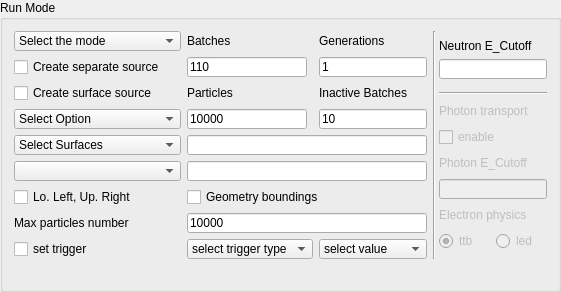
        <widget class="QGroupBox" name="Run_Mode_GB">
         <property name="sizePolicy">
          <sizepolicy hsizetype="Preferred" vsizetype="Preferred">
           <horstretch>0</horstretch>
           <verstretch>0</verstretch>
          </sizepolicy>
         </property>
         <property name="minimumSize">
          <size>
           <width>0</width>
           <height>0</height>
          </size>
         </property>
         <property name="maximumSize">
          <size>
           <width>620</width>
           <height>11111111</height>
          </size>
         </property>
         <property name="title">
          <string>Run Mode</string>
         </property>
         <layout class="QGridLayout" name="gridLayout_9">
          <item row="0" column="0" rowspan="5">
           <layout class="QGridLayout" name="gridLayout">
            <item row="2" column="0">
             <widget class="QCheckBox" name="Create_Surface_SRC_CB">
              <property name="text">
               <string>Create surface source</string>
              </property>
             </widget>
            </item>
            <item row="10" column="0">
             <widget class="QLabel" name="label_11">
              <property name="text">
               <string>Max particles number</string>
              </property>
             </widget>
            </item>
            <item row="3" column="0">
             <widget class="QComboBox" name="Volume_Calc_CB">
              <property name="minimumSize">
               <size>
                <width>0</width>
                <height>20</height>
               </size>
              </property>
              <property name="maximumSize">
               <size>
                <width>16777215</width>
                <height>20</height>
               </size>
              </property>
              <item>
               <property name="text">
                <string>Select Option</string>
               </property>
              </item>
              <item>
               <property name="text">
                <string>Vol_Calc: Specific cells</string>
               </property>
              </item>
              <item>
               <property name="text">
                <string>Vol_Calc: Geometry cells</string>
               </property>
              </item>
              <item>
               <property name="text">
                <string>Vol_Calc: Materials</string>
               </property>
              </item>
              <item>
               <property name="text">
                <string>Vol_Calc: Universes</string>
               </property>
              </item>
             </widget>
            </item>
            <item row="0" column="0">
             <widget class="QComboBox" name="Run_Mode_CB">
              <property name="sizePolicy">
               <sizepolicy hsizetype="Preferred" vsizetype="Preferred">
                <horstretch>0</horstretch>
                <verstretch>0</verstretch>
               </sizepolicy>
              </property>
              <property name="minimumSize">
               <size>
                <width>0</width>
                <height>20</height>
               </size>
              </property>
              <property name="maximumSize">
               <size>
                <width>16777215</width>
                <height>20</height>
               </size>
              </property>
              <item>
               <property name="text">
                <string>Select the mode</string>
               </property>
              </item>
              <item>
               <property name="text">
                <string>Eigenvalue mode</string>
               </property>
              </item>
              <item>
               <property name="text">
                <string>Fixed Source mode</string>
               </property>
              </item>
              <item>
               <property name="text">
                <string>Volume Caluclation</string>
               </property>
              </item>
             </widget>
            </item>
            <item row="5" column="2" colspan="2">
             <widget class="QLineEdit" name="LineEdit_4">
              <property name="sizePolicy">
               <sizepolicy hsizetype="Preferred" vsizetype="Fixed">
                <horstretch>0</horstretch>
                <verstretch>0</verstretch>
               </sizepolicy>
              </property>
              <property name="minimumSize">
               <size>
                <width>0</width>
                <height>20</height>
               </size>
              </property>
              <property name="maximumSize">
               <size>
                <width>16777215</width>
                <height>20</height>
               </size>
              </property>
             </widget>
            </item>
            <item row="0" column="3">
             <widget class="QLabel" name="Label_5">
              <property name="sizePolicy">
               <sizepolicy hsizetype="Preferred" vsizetype="Preferred">
                <horstretch>0</horstretch>
                <verstretch>0</verstretch>
               </sizepolicy>
              </property>
              <property name="minimumSize">
               <size>
                <width>0</width>
                <height>20</height>
               </size>
              </property>
              <property name="maximumSize">
               <size>
                <width>110000</width>
                <height>20</height>
               </size>
              </property>
              <property name="text">
               <string>Generations</string>
              </property>
             </widget>
            </item>
            <item row="1" column="2">
             <widget class="QLineEdit" name="LineEdit_1">
              <property name="sizePolicy">
               <sizepolicy hsizetype="Preferred" vsizetype="Preferred">
                <horstretch>0</horstretch>
                <verstretch>0</verstretch>
               </sizepolicy>
              </property>
              <property name="minimumSize">
               <size>
                <width>0</width>
                <height>20</height>
               </size>
              </property>
              <property name="maximumSize">
               <size>
                <width>120</width>
                <height>20</height>
               </size>
              </property>
              <property name="text">
               <string>110</string>
              </property>
             </widget>
            </item>
            <item row="10" column="2" colspan="2">
             <widget class="QLineEdit" name="Particles_Max_LE">
              <property name="sizePolicy">
               <sizepolicy hsizetype="Preferred" vsizetype="Fixed">
                <horstretch>0</horstretch>
                <verstretch>0</verstretch>
               </sizepolicy>
              </property>
              <property name="minimumSize">
               <size>
                <width>0</width>
                <height>20</height>
               </size>
              </property>
              <property name="maximumSize">
               <size>
                <width>16777215</width>
                <height>20</height>
               </size>
              </property>
              <property name="text">
               <string>10000</string>
              </property>
             </widget>
            </item>
            <item row="3" column="2">
             <widget class="QLineEdit" name="Particles_Number_LE">
              <property name="sizePolicy">
               <sizepolicy hsizetype="Preferred" vsizetype="Preferred">
                <horstretch>0</horstretch>
                <verstretch>0</verstretch>
               </sizepolicy>
              </property>
              <property name="minimumSize">
               <size>
                <width>0</width>
                <height>20</height>
               </size>
              </property>
              <property name="maximumSize">
               <size>
                <width>120</width>
                <height>20</height>
               </size>
              </property>
              <property name="layoutDirection">
               <enum>Qt::LeftToRight</enum>
              </property>
              <property name="text">
               <string>10000</string>
              </property>
             </widget>
            </item>
            <item row="2" column="2">
             <widget class="QLabel" name="Label_37">
              <property name="sizePolicy">
               <sizepolicy hsizetype="Preferred" vsizetype="Preferred">
                <horstretch>0</horstretch>
                <verstretch>0</verstretch>
               </sizepolicy>
              </property>
              <property name="minimumSize">
               <size>
                <width>0</width>
                <height>20</height>
               </size>
              </property>
              <property name="maximumSize">
               <size>
                <width>110</width>
                <height>20</height>
               </size>
              </property>
              <property name="text">
               <string>Particles</string>
              </property>
             </widget>
            </item>
            <item row="7" column="0">
             <widget class="QComboBox" name="Cells_CB">
              <property name="sizePolicy">
               <sizepolicy hsizetype="Preferred" vsizetype="Preferred">
                <horstretch>0</horstretch>
                <verstretch>0</verstretch>
               </sizepolicy>
              </property>
              <property name="minimumSize">
               <size>
                <width>0</width>
                <height>20</height>
               </size>
              </property>
              <property name="maximumSize">
               <size>
                <width>16777215</width>
                <height>20</height>
               </size>
              </property>
             </widget>
            </item>
            <item row="1" column="0">
             <widget class="QCheckBox" name="Create_Separate_SRC_CB">
              <property name="text">
               <string>Create separate source</string>
              </property>
             </widget>
            </item>
            <item row="0" column="2">
             <widget class="QLabel" name="Label_1">
              <property name="sizePolicy">
               <sizepolicy hsizetype="Preferred" vsizetype="Preferred">
                <horstretch>0</horstretch>
                <verstretch>0</verstretch>
               </sizepolicy>
              </property>
              <property name="minimumSize">
               <size>
                <width>0</width>
                <height>20</height>
               </size>
              </property>
              <property name="maximumSize">
               <size>
                <width>16777215</width>
                <height>20</height>
               </size>
              </property>
              <property name="text">
               <string>Batches</string>
              </property>
             </widget>
            </item>
            <item row="7" column="2" colspan="2">
             <widget class="QLineEdit" name="LineEdit_3">
              <property name="sizePolicy">
               <sizepolicy hsizetype="Preferred" vsizetype="Preferred">
                <horstretch>0</horstretch>
                <verstretch>0</verstretch>
               </sizepolicy>
              </property>
              <property name="minimumSize">
               <size>
                <width>0</width>
                <height>20</height>
               </size>
              </property>
              <property name="maximumSize">
               <size>
                <width>16777215</width>
                <height>20</height>
               </size>
              </property>
             </widget>
            </item>
            <item row="5" column="0">
             <widget class="QComboBox" name="Source_Surfaces_CB">
              <property name="maximumSize">
               <size>
                <width>16777215</width>
                <height>20</height>
               </size>
              </property>
              <property name="currentText">
               <string>Select Surfaces</string>
              </property>
              <item>
               <property name="text">
                <string>Select Surfaces</string>
               </property>
              </item>
             </widget>
            </item>
            <item row="1" column="3">
             <widget class="QLineEdit" name="LineEdit_5">
              <property name="sizePolicy">
               <sizepolicy hsizetype="Preferred" vsizetype="Preferred">
                <horstretch>0</horstretch>
                <verstretch>0</verstretch>
               </sizepolicy>
              </property>
              <property name="minimumSize">
               <size>
                <width>0</width>
                <height>20</height>
               </size>
              </property>
              <property name="maximumSize">
               <size>
                <width>120</width>
                <height>20</height>
               </size>
              </property>
              <property name="text">
               <string>1</string>
              </property>
             </widget>
            </item>
            <item row="8" column="0">
             <widget class="QCheckBox" name="LL_CheckB">
              <property name="text">
               <string>Lo. Left, Up. Right</string>
              </property>
             </widget>
            </item>
            <item row="3" column="3">
             <widget class="QLineEdit" name="LineEdit_2">
              <property name="sizePolicy">
               <sizepolicy hsizetype="Preferred" vsizetype="Preferred">
                <horstretch>0</horstretch>
                <verstretch>0</verstretch>
               </sizepolicy>
              </property>
              <property name="minimumSize">
               <size>
                <width>0</width>
                <height>20</height>
               </size>
              </property>
              <property name="maximumSize">
               <size>
                <width>120</width>
                <height>20</height>
               </size>
              </property>
              <property name="text">
               <string>10</string>
              </property>
             </widget>
            </item>
            <item row="2" column="3">
             <widget class="QLabel" name="Label_2">
              <property name="sizePolicy">
               <sizepolicy hsizetype="Preferred" vsizetype="Preferred">
                <horstretch>0</horstretch>
                <verstretch>0</verstretch>
               </sizepolicy>
              </property>
              <property name="minimumSize">
               <size>
                <width>0</width>
                <height>20</height>
               </size>
              </property>
              <property name="maximumSize">
               <size>
                <width>122222</width>
                <height>20</height>
               </size>
              </property>
              <property name="text">
               <string>Inactive Batches</string>
              </property>
             </widget>
            </item>
            <item row="8" column="2" colspan="2">
             <widget class="QCheckBox" name="GeomBound_CheckB">
              <property name="text">
               <string>Geometry boundings</string>
              </property>
             </widget>
            </item>
            <item row="11" column="0">
             <widget class="QCheckBox" name="Vol_Trigger_CB">
              <property name="text">
               <string>set trigger</string>
              </property>
             </widget>
            </item>
            <item row="11" column="2">
             <widget class="QComboBox" name="Vol_Trigger_type_CB">
              <property name="sizePolicy">
               <sizepolicy hsizetype="Preferred" vsizetype="Preferred">
                <horstretch>0</horstretch>
                <verstretch>0</verstretch>
               </sizepolicy>
              </property>
              <property name="minimumSize">
               <size>
                <width>0</width>
                <height>20</height>
               </size>
              </property>
              <property name="maximumSize">
               <size>
                <width>16777215</width>
                <height>20</height>
               </size>
              </property>
              <item>
               <property name="text">
                <string>select trigger type</string>
               </property>
              </item>
              <item>
               <property name="text">
                <string>'variance'</string>
               </property>
              </item>
              <item>
               <property name="text">
                <string>'std_dev'</string>
               </property>
              </item>
              <item>
               <property name="text">
                <string>'rel_err'</string>
               </property>
              </item>
             </widget>
            </item>
            <item row="11" column="3">
             <widget class="QComboBox" name="Vol_Trigger_value_CB">
              <property name="maximumSize">
               <size>
                <width>16777215</width>
                <height>20</height>
               </size>
              </property>
              <item>
               <property name="text">
                <string>select value</string>
               </property>
              </item>
              <item>
               <property name="text">
                <string>1.E-8</string>
               </property>
              </item>
              <item>
               <property name="text">
                <string>1.E-7</string>
               </property>
              </item>
              <item>
               <property name="text">
                <string>1.E-6</string>
               </property>
              </item>
              <item>
               <property name="text">
                <string>1.E-5</string>
               </property>
              </item>
              <item>
               <property name="text">
                <string>1.E-4</string>
               </property>
              </item>
              <item>
               <property name="text">
                <string>1.E-3</string>
               </property>
              </item>
              <item>
               <property name="text">
                <string>1.E-2</string>
               </property>
              </item>
              <item>
               <property name="text">
                <string>1.E-1</string>
               </property>
              </item>
              <item>
               <property name="text">
                <string>1</string>
               </property>
              </item>
              <item>
               <property name="text">
                <string>10</string>
               </property>
              </item>
              <item>
               <property name="text">
                <string>100</string>
               </property>
              </item>
              <item>
               <property name="text">
                <string>1000</string>
               </property>
              </item>
              <item>
               <property name="text">
                <string>10000</string>
               </property>
              </item>
             </widget>
            </item>
           </layout>
          </item>
          <item row="0" column="1" rowspan="5" colspan="2">
           <widget class="Line" name="line_4">
            <property name="orientation">
             <enum>Qt::Vertical</enum>
            </property>
           </widget>
          </item>
          <item row="1" column="2" colspan="3">
           <layout class="QGridLayout" name="gridLayout_23">
            <item row="0" column="0">
             <widget class="QLabel" name="label_24">
              <property name="text">
               <string>Neutron E_Cutoff</string>
              </property>
             </widget>
            </item>
            <item row="1" column="0">
             <widget class="QLineEdit" name="Neutron_Cut">
              <property name="sizePolicy">
               <sizepolicy hsizetype="Expanding" vsizetype="Preferred">
                <horstretch>0</horstretch>
                <verstretch>0</verstretch>
               </sizepolicy>
              </property>
              <property name="minimumSize">
               <size>
                <width>20</width>
                <height>20</height>
               </size>
              </property>
              <property name="maximumSize">
               <size>
                <width>16777215</width>
                <height>20</height>
               </size>
              </property>
             </widget>
            </item>
           </layout>
          </item>
          <item row="3" column="2" colspan="3">
           <layout class="QVBoxLayout" name="verticalLayout_3">
            <item>
             <widget class="Line" name="line_5">
              <property name="orientation">
               <enum>Qt::Horizontal</enum>
              </property>
             </widget>
            </item>
            <item>
             <widget class="QLabel" name="label_16">
              <property name="enabled">
               <bool>false</bool>
              </property>
              <property name="minimumSize">
               <size>
                <width>0</width>
                <height>20</height>
               </size>
              </property>
              <property name="maximumSize">
               <size>
                <width>16777215</width>
                <height>20</height>
               </size>
              </property>
              <property name="text">
               <string>Photon transport</string>
              </property>
             </widget>
            </item>
            <item>
             <widget class="QCheckBox" name="Photon_CB">
              <property name="enabled">
               <bool>false</bool>
              </property>
              <property name="sizePolicy">
               <sizepolicy hsizetype="Preferred" vsizetype="Preferred">
                <horstretch>0</horstretch>
                <verstretch>0</verstretch>
               </sizepolicy>
              </property>
              <property name="minimumSize">
               <size>
                <width>0</width>
                <height>20</height>
               </size>
              </property>
              <property name="maximumSize">
               <size>
                <width>16777215</width>
                <height>20</height>
               </size>
              </property>
              <property name="text">
               <string>enable</string>
              </property>
             </widget>
            </item>
            <item>
             <widget class="QLabel" name="Label_18">
              <property name="enabled">
               <bool>false</bool>
              </property>
              <property name="minimumSize">
               <size>
                <width>0</width>
                <height>20</height>
               </size>
              </property>
              <property name="maximumSize">
               <size>
                <width>16777215</width>
                <height>20</height>
               </size>
              </property>
              <property name="text">
               <string>Photon E_Cutoff</string>
              </property>
             </widget>
            </item>
            <item>
             <widget class="QLineEdit" name="Photon_Cut">
              <property name="enabled">
               <bool>false</bool>
              </property>
              <property name="sizePolicy">
               <sizepolicy hsizetype="Preferred" vsizetype="Preferred">
                <horstretch>0</horstretch>
                <verstretch>0</verstretch>
               </sizepolicy>
              </property>
              <property name="minimumSize">
               <size>
                <width>0</width>
                <height>20</height>
               </size>
              </property>
              <property name="maximumSize">
               <size>
                <width>16777215</width>
                <height>20</height>
               </size>
              </property>
             </widget>
            </item>
            <item>
             <widget class="QLabel" name="Label_17">
              <property name="enabled">
               <bool>false</bool>
              </property>
              <property name="minimumSize">
               <size>
                <width>0</width>
                <height>20</height>
               </size>
              </property>
              <property name="maximumSize">
               <size>
                <width>16777215</width>
                <height>20</height>
               </size>
              </property>
              <property name="text">
               <string>Electron physics</string>
              </property>
             </widget>
            </item>
            <item>
             <layout class="QHBoxLayout" name="horizontalLayout_4">
              <item>
               <widget class="QRadioButton" name="ttb_RB">
                <property name="enabled">
                 <bool>false</bool>
                </property>
                <property name="sizePolicy">
                 <sizepolicy hsizetype="Preferred" vsizetype="Preferred">
                  <horstretch>0</horstretch>
                  <verstretch>0</verstretch>
                 </sizepolicy>
                </property>
                <property name="minimumSize">
                 <size>
                  <width>0</width>
                  <height>20</height>
                 </size>
                </property>
                <property name="maximumSize">
                 <size>
                  <width>70</width>
                  <height>20</height>
                 </size>
                </property>
                <property name="text">
                 <string>ttb</string>
                </property>
                <property name="checked">
                 <bool>true</bool>
                </property>
               </widget>
              </item>
              <item>
               <widget class="QRadioButton" name="led_RB">
                <property name="enabled">
                 <bool>false</bool>
                </property>
                <property name="sizePolicy">
                 <sizepolicy hsizetype="Preferred" vsizetype="Preferred">
                  <horstretch>0</horstretch>
                  <verstretch>0</verstretch>
                 </sizepolicy>
                </property>
                <property name="minimumSize">
                 <size>
                  <width>0</width>
                  <height>20</height>
                 </size>
                </property>
                <property name="maximumSize">
                 <size>
                  <width>16777215</width>
                  <height>20</height>
                 </size>
                </property>
                <property name="text">
                 <string>led</string>
                </property>
               </widget>
              </item>
             </layout>
            </item>
           </layout>
          </item>
          <item row="4" column="4" rowspan="2">
           <spacer name="verticalSpacer_5">
            <property name="orientation">
             <enum>Qt::Vertical</enum>
            </property>
            <property name="sizeHint" stdset="0">
             <size>
              <width>20</width>
              <height>13</height>
             </size>
            </property>
           </spacer>
          </item>
          <item row="5" column="0">
           <spacer name="verticalSpacer_4">
            <property name="orientation">
             <enum>Qt::Vertical</enum>
            </property>
            <property name="sizeHint" stdset="0">
             <size>
              <width>408</width>
              <height>13</height>
             </size>
            </property>
           </spacer>
          </item>
         </layout>
        </widget>
